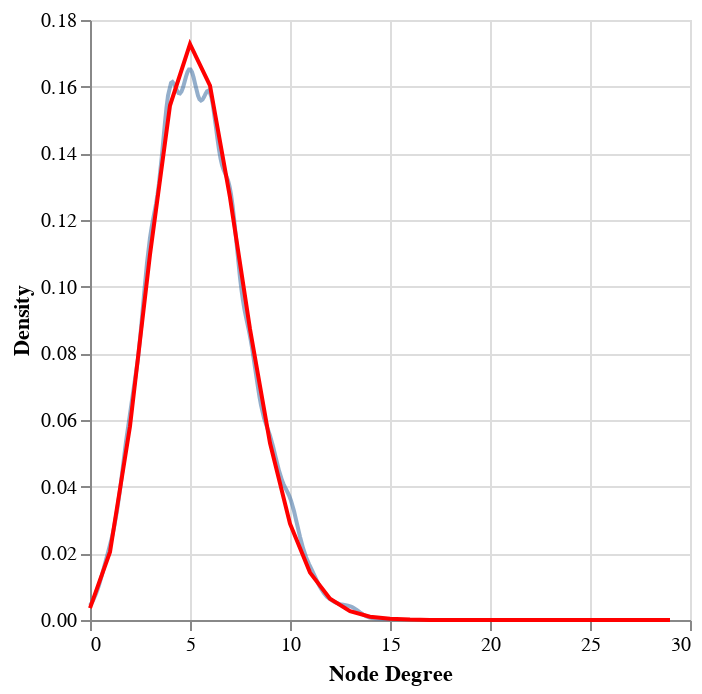
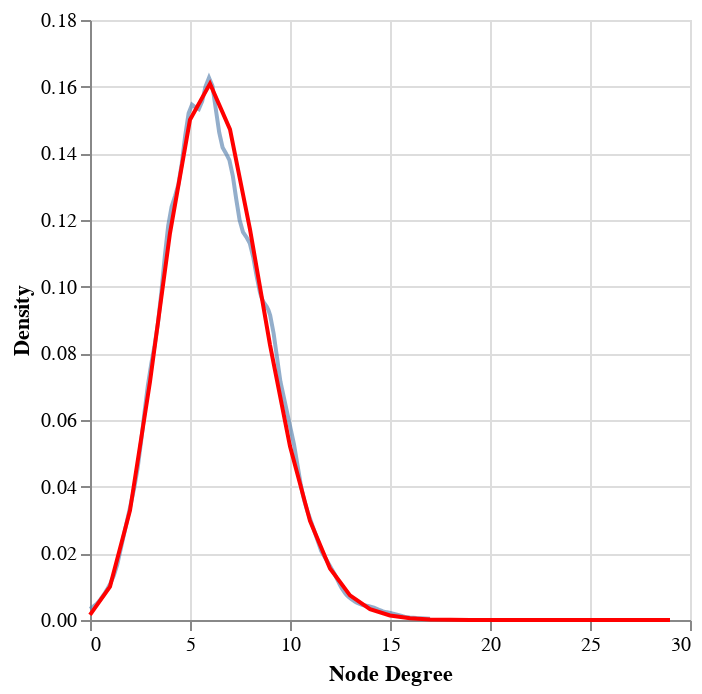
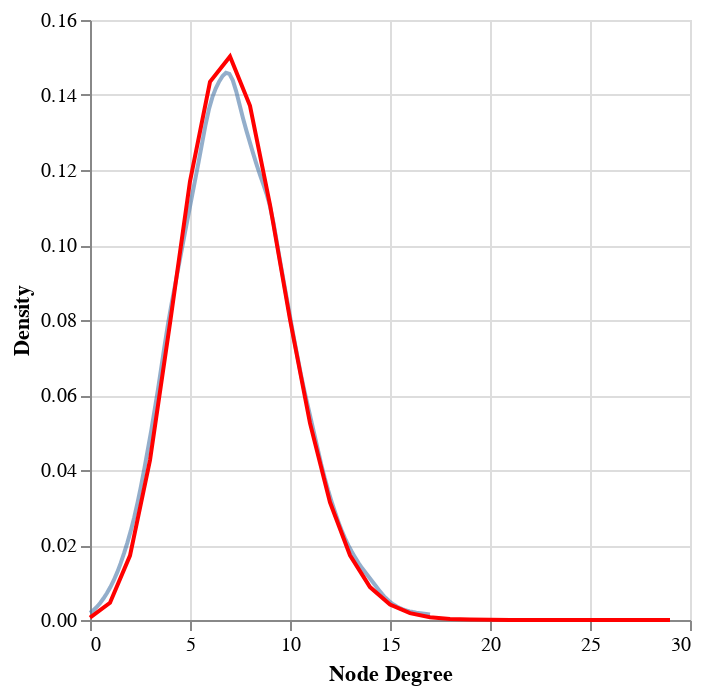
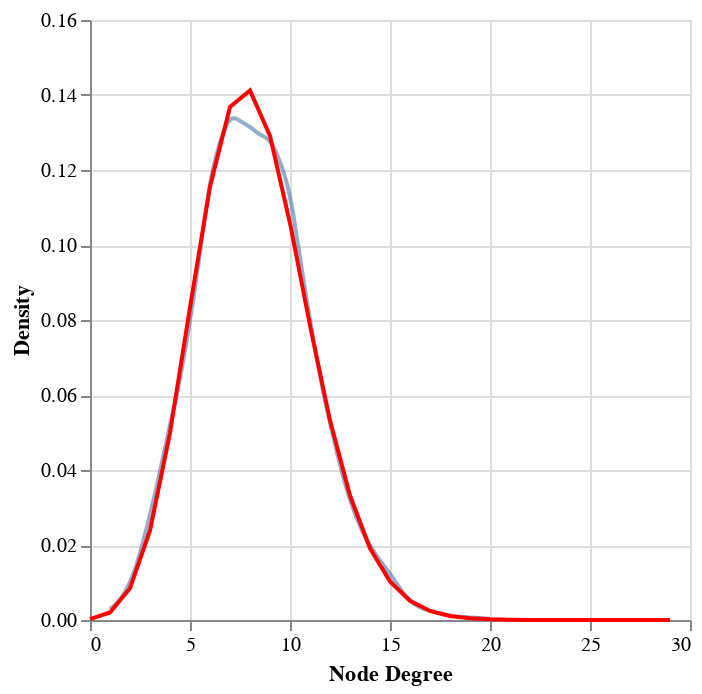

Notebook cell for these charts, in order:
### Code cell
qs = [0.2, 0.4, 0.6, 0.8]
for q in qs:
    df = df_degrees[df_degrees["q"] == f"{q}p"]   
    fit = q_to_degreefit[q * p]
    
    chart = alt.Chart(df)

    # Create a density plot using transform_density
    density = chart.transform_density(
        density='degree',
        as_=['values', 'density'],  # Output field names
    ).mark_line(  # You can use mark_line() for a line plot
        opacity=0.6,  # Adjust the opacity of the area plot
    ).encode(
        x=alt.X('values:Q'),  # Set the X-axis label
        y=alt.Y('density:Q', title='Density'),  # Set the Y-axis label
    )
    
    
    # Calculate the binomial PDF values for a range of x values
    x_values = range(30)  # Assuming a range from 0 to 10
    binomial_pmf = [stats.binom.pmf(x, fit.params[0], fit.params[1]) for x in x_values]

    # Create a DataFrame for the binomial PDF
    binomial_df = pd.DataFrame({
        'values': x_values,
        'binomial_pmf': binomial_pmf
    })

    # Create a line plot for the binomial PDF
    binomial = alt.Chart(binomial_df).mark_line(color='red').encode(
        x=alt.X('values:Q', title="Node Degree"),
        y=alt.Y('binomial_pmf:Q'),
    )
    
    chart = density + binomial
    chart.display()

### Figure 1 — Vega specification as saved in the notebook (floating-point values rounded to 4 significant figures; data arrays with more than 128 entries replaced by an {"elided": "..."} marker saying what was removed)
{"$schema": "https://vega.github.io/schema/vega/v5.json", "data": [{"name": "_server_source_0", "values": {"elided": "3000 records"}}, {"name": "source_1", "values": [{"binomial_pmf": 0.003571, "values": 0}, {"binomial_pmf": 0.02043, "values": 1}, {"binomial_pmf": 0.05813, "values": 2}, {"binomial_pmf": 0.1097, "values": 3}, {"binomial_pmf": 0.1543, "values": 4}, {"binomial_pmf": 0.1728, "values": 5}, {"binomial_pmf": 0.1603, "values": 6}, {"binomial_pmf": 0.1268, "values": 7}, {"binomial_pmf": 0.08725, "values": 8}, {"binomial_pmf": 0.05307, "values": 9}, {"binomial_pmf": 0.02889, "values": 10}, {"binomial_pmf": 0.01421, "values": 11}, {"binomial_pmf": 0.006374, "values": 12}, {"binomial_pmf": 0.002624, "values": 13}, {"binomial_pmf": 0.0009969, "values": 14}, {"binomial_pmf": 0.0003515, "values": 15}, {"binomial_pmf": 0.0001155, "values": 16}, {"binomial_pmf": 3.551e-05, "values": 17}, {"binomial_pmf": 1.025e-05, "values": 18}, {"binomial_pmf": 2.786e-06, "values": 19}, {"binomial_pmf": 7.153e-07, "values": 20}, {"binomial_pmf": 1.738e-07, "values": 21}, {"binomial_pmf": 4.007e-08, "values": 22}, {"binomial_pmf": 8.784e-09, "values": 23}, {"binomial_pmf": 1.834e-09, "values": 24}, {"binomial_pmf": 3.652e-10, "values": 25}, {"binomial_pmf": 6.951e-11, "values": 26}, {"binomial_pmf": 1.266e-11, "values": 27}, {"binomial_pmf": 2.21e-12, "values": 28}, {"binomial_pmf": 3.7e-13, "values": 29}]}, {"name": "source_0", "source": "_server_source_0", "transform": [{"type": "kde", "as": ["values", "density"], "field": "degree"}, {"type": "project", "fields": ["density", "values"]}]}], "marks": [{"type": "line", "name": "layer_0_marks", "from": {"data": "source_0"}, "sort": {"field": "datum[\"values\"]"}, "encode": {"update": {"y": {"field": "density", "scale": "y"}, "defined": {"signal": "isValid(datum[\"values\"]) && isFinite(+datum[\"values\"]) && isValid(datum[\"density\"]) && isFinite(+datum[\"density\"])"}, "stroke": {"value": "#4c78a8"}, "description": {"signal": "\"values: \" + (format(datum[\"values\"], \"\")) + \"; Density: \" + (format(datum[\"density\"], \"\"))"}, "opacity": {"value": 0.6}, "x": {"field": "values", "scale": "x"}}}, "style": ["line"]}, {"type": "line", "name": "layer_1_marks", "from": {"data": "source_1"}, "sort": {"field": "datum[\"values\"]"}, "encode": {"update": {"y": {"field": "binomial_pmf", "scale": "y"}, "stroke": {"value": "red"}, "description": {"signal": "\"Node Degree: \" + (format(datum[\"values\"], \"\")) + \"; binomial_pmf: \" + (format(datum[\"binomial_pmf\"], \"\"))"}, "defined": {"signal": "isValid(datum[\"values\"]) && isFinite(+datum[\"values\"]) && isValid(datum[\"binomial_pmf\"]) && isFinite(+datum[\"binomial_pmf\"])"}, "x": {"field": "values", "scale": "x"}}}, "style": ["line"]}], "scales": [{"name": "x", "type": "linear", "domain": {"fields": [{"data": "source_0", "field": "values"}, {"data": "source_1", "field": "values"}]}, "range": [0, {"signal": "width"}], "zero": false, "nice": true}, {"name": "y", "type": "linear", "domain": {"fields": [{"data": "source_0", "field": "density"}, {"data": "source_1", "field": "binomial_pmf"}]}, "range": [{"signal": "height"}, 0], "nice": true, "zero": true}], "axes": [{"scale": "x", "domain": false, "labels": false, "maxExtent": 0, "zindex": 0, "orient": "bottom", "grid": true, "minExtent": 0, "aria": false, "gridScale": "y", "tickCount": {"signal": "ceil(width/40)"}, "ticks": false}, {"scale": "y", "labels": false, "orient": "left", "gridScale": "x", "grid": true, "minExtent": 0, "domain": false, "aria": false, "ticks": false, "zindex": 0, "maxExtent": 0, "tickCount": {"signal": "ceil(height/40)"}}, {"scale": "x", "title": "Node Degree", "orient": "bottom", "tickCount": {"signal": "ceil(width/40)"}, "zindex": 0, "labelOverlap": true, "labelFlush": true, "grid": false}, {"scale": "y", "orient": "left", "grid": false, "labelOverlap": true, "title": "Density", "tickCount": {"signal": "ceil(height/40)"}, "zindex": 0}], "padding": 5, "width": 300, "background": "white", "style": "cell", "height": 300}

### Figure 2 — Vega specification as saved in the notebook (floating-point values rounded to 4 significant figures; data arrays with more than 128 entries replaced by an {"elided": "..."} marker saying what was removed)
{"$schema": "https://vega.github.io/schema/vega/v5.json", "data": [{"name": "_server_source_0", "values": {"elided": "3000 records"}}, {"name": "source_1", "values": [{"binomial_pmf": 0.001522, "values": 0}, {"binomial_pmf": 0.01003, "values": 1}, {"binomial_pmf": 0.03287, "values": 2}, {"binomial_pmf": 0.07149, "values": 3}, {"binomial_pmf": 0.1161, "values": 4}, {"binomial_pmf": 0.1501, "values": 5}, {"binomial_pmf": 0.1609, "values": 6}, {"binomial_pmf": 0.1472, "values": 7}, {"binomial_pmf": 0.1172, "values": 8}, {"binomial_pmf": 0.08256, "values": 9}, {"binomial_pmf": 0.05209, "values": 10}, {"binomial_pmf": 0.02973, "values": 11}, {"binomial_pmf": 0.01548, "values": 12}, {"binomial_pmf": 0.007402, "values": 13}, {"binomial_pmf": 0.00327, "values": 14}, {"binomial_pmf": 0.001342, "values": 15}, {"binomial_pmf": 0.0005136, "values": 16}, {"binomial_pmf": 0.0001841, "values": 17}, {"binomial_pmf": 6.199e-05, "values": 18}, {"binomial_pmf": 1.968e-05, "values": 19}, {"binomial_pmf": 5.903e-06, "values": 20}, {"binomial_pmf": 1.678e-06, "values": 21}, {"binomial_pmf": 4.529e-07, "values": 22}, {"binomial_pmf": 1.163e-07, "values": 23}, {"binomial_pmf": 2.848e-08, "values": 24}, {"binomial_pmf": 6.659e-09, "values": 25}, {"binomial_pmf": 1.489e-09, "values": 26}, {"binomial_pmf": 3.19e-10, "values": 27}, {"binomial_pmf": 6.553e-11, "values": 28}, {"binomial_pmf": 1.293e-11, "values": 29}]}, {"name": "source_0", "source": "_server_source_0", "transform": [{"type": "kde", "field": "degree", "as": ["values", "density"]}, {"type": "project", "fields": ["density", "values"]}]}], "marks": [{"type": "line", "name": "layer_0_marks", "from": {"data": "source_0"}, "sort": {"field": "datum[\"values\"]"}, "encode": {"update": {"defined": {"signal": "isValid(datum[\"values\"]) && isFinite(+datum[\"values\"]) && isValid(datum[\"density\"]) && isFinite(+datum[\"density\"])"}, "opacity": {"value": 0.6}, "description": {"signal": "\"values: \" + (format(datum[\"values\"], \"\")) + \"; Density: \" + (format(datum[\"density\"], \"\"))"}, "stroke": {"value": "#4c78a8"}, "y": {"field": "density", "scale": "y"}, "x": {"field": "values", "scale": "x"}}}, "style": ["line"]}, {"type": "line", "name": "layer_1_marks", "from": {"data": "source_1"}, "sort": {"field": "datum[\"values\"]"}, "encode": {"update": {"stroke": {"value": "red"}, "y": {"field": "binomial_pmf", "scale": "y"}, "defined": {"signal": "isValid(datum[\"values\"]) && isFinite(+datum[\"values\"]) && isValid(datum[\"binomial_pmf\"]) && isFinite(+datum[\"binomial_pmf\"])"}, "description": {"signal": "\"Node Degree: \" + (format(datum[\"values\"], \"\")) + \"; binomial_pmf: \" + (format(datum[\"binomial_pmf\"], \"\"))"}, "x": {"field": "values", "scale": "x"}}}, "style": ["line"]}], "scales": [{"name": "x", "type": "linear", "domain": {"fields": [{"data": "source_0", "field": "values"}, {"data": "source_1", "field": "values"}]}, "range": [0, {"signal": "width"}], "zero": false, "nice": true}, {"name": "y", "type": "linear", "domain": {"fields": [{"data": "source_0", "field": "density"}, {"data": "source_1", "field": "binomial_pmf"}]}, "range": [{"signal": "height"}, 0], "zero": true, "nice": true}], "axes": [{"scale": "x", "ticks": false, "zindex": 0, "tickCount": {"signal": "ceil(width/40)"}, "orient": "bottom", "gridScale": "y", "domain": false, "labels": false, "aria": false, "maxExtent": 0, "grid": true, "minExtent": 0}, {"scale": "y", "labels": false, "grid": true, "aria": false, "minExtent": 0, "zindex": 0, "orient": "left", "tickCount": {"signal": "ceil(height/40)"}, "gridScale": "x", "maxExtent": 0, "ticks": false, "domain": false}, {"scale": "x", "labelFlush": true, "orient": "bottom", "grid": false, "labelOverlap": true, "tickCount": {"signal": "ceil(width/40)"}, "zindex": 0, "title": "Node Degree"}, {"scale": "y", "tickCount": {"signal": "ceil(height/40)"}, "grid": false, "zindex": 0, "labelOverlap": true, "title": "Density", "orient": "left"}], "padding": 5, "width": 300, "style": "cell", "background": "white", "height": 300}

### Figure 3 — Vega specification as saved in the notebook (floating-point values rounded to 4 significant figures; data arrays with more than 128 entries replaced by an {"elided": "..."} marker saying what was removed)
{"$schema": "https://vega.github.io/schema/vega/v5.json", "data": [{"name": "_server_source_0", "values": {"elided": "3000 records"}}, {"name": "source_1", "values": [{"binomial_pmf": 0.0006103, "values": 0}, {"binomial_pmf": 0.004587, "values": 1}, {"binomial_pmf": 0.01716, "values": 2}, {"binomial_pmf": 0.04264, "values": 3}, {"binomial_pmf": 0.07913, "values": 4}, {"binomial_pmf": 0.117, "values": 5}, {"binomial_pmf": 0.1435, "values": 6}, {"binomial_pmf": 0.1503, "values": 7}, {"binomial_pmf": 0.1371, "values": 8}, {"binomial_pmf": 0.1107, "values": 9}, {"binomial_pmf": 0.08014, "values": 10}, {"binomial_pmf": 0.0525, "values": 11}, {"binomial_pmf": 0.03139, "values": 12}, {"binomial_pmf": 0.01725, "values": 13}, {"binomial_pmf": 0.008765, "values": 14}, {"binomial_pmf": 0.004139, "values": 15}, {"binomial_pmf": 0.001824, "values": 16}, {"binomial_pmf": 0.0007533, "values": 17}, {"binomial_pmf": 0.0002925, "values": 18}, {"binomial_pmf": 0.0001071, "values": 19}, {"binomial_pmf": 3.711e-05, "values": 20}, {"binomial_pmf": 1.219e-05, "values": 21}, {"binomial_pmf": 3.804e-06, "values": 22}, {"binomial_pmf": 1.13e-06, "values": 23}, {"binomial_pmf": 3.205e-07, "values": 24}, {"binomial_pmf": 8.682e-08, "values": 25}, {"binomial_pmf": 2.251e-08, "values": 26}, {"binomial_pmf": 5.596e-09, "values": 27}, {"binomial_pmf": 1.335e-09, "values": 28}, {"binomial_pmf": 3.062e-10, "values": 29}]}, {"name": "source_0", "source": "_server_source_0", "transform": [{"type": "kde", "as": ["values", "density"], "field": "degree"}, {"type": "project", "fields": ["density", "values"]}]}], "marks": [{"type": "line", "name": "layer_0_marks", "from": {"data": "source_0"}, "sort": {"field": "datum[\"values\"]"}, "encode": {"update": {"x": {"field": "values", "scale": "x"}, "opacity": {"value": 0.6}, "stroke": {"value": "#4c78a8"}, "y": {"field": "density", "scale": "y"}, "defined": {"signal": "isValid(datum[\"values\"]) && isFinite(+datum[\"values\"]) && isValid(datum[\"density\"]) && isFinite(+datum[\"density\"])"}, "description": {"signal": "\"values: \" + (format(datum[\"values\"], \"\")) + \"; Density: \" + (format(datum[\"density\"], \"\"))"}}}, "style": ["line"]}, {"type": "line", "name": "layer_1_marks", "from": {"data": "source_1"}, "sort": {"field": "datum[\"values\"]"}, "encode": {"update": {"x": {"field": "values", "scale": "x"}, "y": {"field": "binomial_pmf", "scale": "y"}, "defined": {"signal": "isValid(datum[\"values\"]) && isFinite(+datum[\"values\"]) && isValid(datum[\"binomial_pmf\"]) && isFinite(+datum[\"binomial_pmf\"])"}, "description": {"signal": "\"Node Degree: \" + (format(datum[\"values\"], \"\")) + \"; binomial_pmf: \" + (format(datum[\"binomial_pmf\"], \"\"))"}, "stroke": {"value": "red"}}}, "style": ["line"]}], "scales": [{"name": "x", "type": "linear", "domain": {"fields": [{"data": "source_0", "field": "values"}, {"data": "source_1", "field": "values"}]}, "range": [0, {"signal": "width"}], "zero": false, "nice": true}, {"name": "y", "type": "linear", "domain": {"fields": [{"data": "source_0", "field": "density"}, {"data": "source_1", "field": "binomial_pmf"}]}, "range": [{"signal": "height"}, 0], "nice": true, "zero": true}], "axes": [{"scale": "x", "grid": true, "labels": false, "orient": "bottom", "aria": false, "maxExtent": 0, "zindex": 0, "domain": false, "tickCount": {"signal": "ceil(width/40)"}, "minExtent": 0, "gridScale": "y", "ticks": false}, {"scale": "y", "maxExtent": 0, "grid": true, "orient": "left", "zindex": 0, "gridScale": "x", "tickCount": {"signal": "ceil(height/40)"}, "labels": false, "aria": false, "ticks": false, "minExtent": 0, "domain": false}, {"scale": "x", "labelFlush": true, "grid": false, "labelOverlap": true, "orient": "bottom", "tickCount": {"signal": "ceil(width/40)"}, "title": "Node Degree", "zindex": 0}, {"scale": "y", "labelOverlap": true, "tickCount": {"signal": "ceil(height/40)"}, "grid": false, "title": "Density", "zindex": 0, "orient": "left"}], "height": 300, "background": "white", "style": "cell", "width": 300, "padding": 5}

### Figure 4 — Vega specification as saved in the notebook (floating-point values rounded to 4 significant figures; data arrays with more than 128 entries replaced by an {"elided": "..."} marker saying what was removed)
{"$schema": "https://vega.github.io/schema/vega/v5.json", "data": [{"name": "_server_source_0", "values": {"elided": "3000 records"}}, {"name": "source_1", "values": [{"binomial_pmf": 0.0002374, "values": 0}, {"binomial_pmf": 0.002012, "values": 1}, {"binomial_pmf": 0.008493, "values": 2}, {"binomial_pmf": 0.02381, "values": 3}, {"binomial_pmf": 0.0499, "values": 4}, {"binomial_pmf": 0.08334, "values": 5}, {"binomial_pmf": 0.1156, "values": 6}, {"binomial_pmf": 0.1368, "values": 7}, {"binomial_pmf": 0.1412, "values": 8}, {"binomial_pmf": 0.1291, "values": 9}, {"binomial_pmf": 0.1058, "values": 10}, {"binomial_pmf": 0.07854, "values": 11}, {"binomial_pmf": 0.05324, "values": 12}, {"binomial_pmf": 0.03318, "values": 13}, {"binomial_pmf": 0.01913, "values": 14}, {"binomial_pmf": 0.01026, "values": 15}, {"binomial_pmf": 0.005135, "values": 16}, {"binomial_pmf": 0.00241, "values": 17}, {"binomial_pmf": 0.001064, "values": 18}, {"binomial_pmf": 0.0004435, "values": 19}, {"binomial_pmf": 0.0001749, "values": 20}, {"binomial_pmf": 6.542e-05, "values": 21}, {"binomial_pmf": 2.327e-05, "values": 22}, {"binomial_pmf": 7.885e-06, "values": 23}, {"binomial_pmf": 2.55e-06, "values": 24}, {"binomial_pmf": 7.888e-07, "values": 25}, {"binomial_pmf": 2.336e-07, "values": 26}, {"binomial_pmf": 6.637e-08, "values": 27}, {"binomial_pmf": 1.811e-08, "values": 28}, {"binomial_pmf": 4.751e-09, "values": 29}]}, {"name": "source_0", "source": "_server_source_0", "transform": [{"type": "kde", "field": "degree", "as": ["values", "density"]}, {"type": "project", "fields": ["density", "values"]}]}], "marks": [{"type": "line", "name": "layer_0_marks", "from": {"data": "source_0"}, "sort": {"field": "datum[\"values\"]"}, "encode": {"update": {"defined": {"signal": "isValid(datum[\"values\"]) && isFinite(+datum[\"values\"]) && isValid(datum[\"density\"]) && isFinite(+datum[\"density\"])"}, "x": {"field": "values", "scale": "x"}, "y": {"field": "density", "scale": "y"}, "stroke": {"value": "#4c78a8"}, "description": {"signal": "\"values: \" + (format(datum[\"values\"], \"\")) + \"; Density: \" + (format(datum[\"density\"], \"\"))"}, "opacity": {"value": 0.6}}}, "style": ["line"]}, {"type": "line", "name": "layer_1_marks", "from": {"data": "source_1"}, "sort": {"field": "datum[\"values\"]"}, "encode": {"update": {"y": {"field": "binomial_pmf", "scale": "y"}, "x": {"field": "values", "scale": "x"}, "defined": {"signal": "isValid(datum[\"values\"]) && isFinite(+datum[\"values\"]) && isValid(datum[\"binomial_pmf\"]) && isFinite(+datum[\"binomial_pmf\"])"}, "description": {"signal": "\"Node Degree: \" + (format(datum[\"values\"], \"\")) + \"; binomial_pmf: \" + (format(datum[\"binomial_pmf\"], \"\"))"}, "stroke": {"value": "red"}}}, "style": ["line"]}], "scales": [{"name": "x", "type": "linear", "domain": {"fields": [{"data": "source_0", "field": "values"}, {"data": "source_1", "field": "values"}]}, "range": [0, {"signal": "width"}], "nice": true, "zero": false}, {"name": "y", "type": "linear", "domain": {"fields": [{"data": "source_0", "field": "density"}, {"data": "source_1", "field": "binomial_pmf"}]}, "range": [{"signal": "height"}, 0], "nice": true, "zero": true}], "axes": [{"scale": "x", "ticks": false, "orient": "bottom", "domain": false, "zindex": 0, "aria": false, "labels": false, "minExtent": 0, "tickCount": {"signal": "ceil(width/40)"}, "gridScale": "y", "maxExtent": 0, "grid": true}, {"scale": "y", "ticks": false, "minExtent": 0, "tickCount": {"signal": "ceil(height/40)"}, "labels": false, "maxExtent": 0, "grid": true, "domain": false, "aria": false, "gridScale": "x", "orient": "left", "zindex": 0}, {"scale": "x", "orient": "bottom", "tickCount": {"signal": "ceil(width/40)"}, "grid": false, "labelOverlap": true, "title": "Node Degree", "zindex": 0, "labelFlush": true}, {"scale": "y", "zindex": 0, "orient": "left", "labelOverlap": true, "tickCount": {"signal": "ceil(height/40)"}, "grid": false, "title": "Density"}], "padding": 5, "background": "white", "width": 300, "style": "cell", "height": 300}
